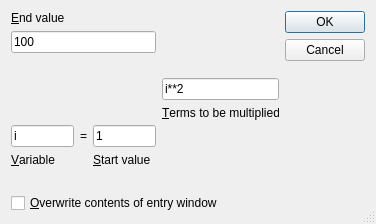
<?xml version="1.0" encoding="UTF-8"?>
<ui version="4.0">
 <class>ProdDialog</class>
 <widget class="QDialog" name="ProdDialog">
  <property name="geometry">
   <rect>
    <x>0</x>
    <y>0</y>
    <width>376</width>
    <height>224</height>
   </rect>
  </property>
  <property name="windowTitle">
   <string>Define product</string>
  </property>
  <property name="sizeGripEnabled">
   <bool>true</bool>
  </property>
  <layout class="QVBoxLayout" name="verticalLayout">
   <item>
    <layout class="QHBoxLayout">
     <property name="spacing">
      <number>6</number>
     </property>
     <property name="margin">
      <number>0</number>
     </property>
     <item>
      <layout class="QVBoxLayout">
       <property name="spacing">
        <number>6</number>
       </property>
       <property name="margin">
        <number>0</number>
       </property>
       <item>
        <layout class="QGridLayout">
         <property name="margin">
          <number>0</number>
         </property>
         <property name="spacing">
          <number>6</number>
         </property>
         <item row="0" column="0">
          <widget class="QLabel" name="label3">
           <property name="text">
            <string>&amp;End value</string>
           </property>
           <property name="wordWrap">
            <bool>false</bool>
           </property>
           <property name="buddy">
            <cstring>editTo</cstring>
           </property>
          </widget>
         </item>
         <item row="1" column="0">
          <widget class="QLineEdit" name="editTo">
           <property name="text">
            <string>100</string>
           </property>
          </widget>
         </item>
        </layout>
       </item>
       <item>
        <layout class="QHBoxLayout">
         <property name="spacing">
          <number>6</number>
         </property>
         <property name="margin">
          <number>0</number>
         </property>
         <item>
          <spacer name="Spacer16">
           <property name="orientation">
            <enum>Qt::Horizontal</enum>
           </property>
           <property name="sizeType">
            <enum>QSizePolicy::Expanding</enum>
           </property>
           <property name="sizeHint" stdset="0">
            <size>
             <width>20</width>
             <height>20</height>
            </size>
           </property>
          </spacer>
         </item>
         <item>
          <widget class="QLabel" name="pixmap">
           <property name="minimumSize">
            <size>
             <width>40</width>
             <height>60</height>
            </size>
           </property>
           <property name="pixmap">
            <pixmap resource="../mathguide.qrc">:/img/large-pi.png</pixmap>
           </property>
           <property name="scaledContents">
            <bool>true</bool>
           </property>
           <property name="wordWrap">
            <bool>false</bool>
           </property>
          </widget>
         </item>
         <item>
          <spacer name="Spacer15">
           <property name="orientation">
            <enum>Qt::Horizontal</enum>
           </property>
           <property name="sizeType">
            <enum>QSizePolicy::Expanding</enum>
           </property>
           <property name="sizeHint" stdset="0">
            <size>
             <width>20</width>
             <height>20</height>
            </size>
           </property>
          </spacer>
         </item>
        </layout>
       </item>
       <item>
        <layout class="QGridLayout">
         <property name="margin">
          <number>0</number>
         </property>
         <property name="spacing">
          <number>6</number>
         </property>
         <item row="1" column="0">
          <widget class="QLabel" name="labelVar">
           <property name="text">
            <string>&amp;Variable</string>
           </property>
           <property name="wordWrap">
            <bool>false</bool>
           </property>
           <property name="buddy">
            <cstring>editVar</cstring>
           </property>
          </widget>
         </item>
         <item row="0" column="2">
          <widget class="QLineEdit" name="editFrom">
           <property name="text">
            <string>1</string>
           </property>
          </widget>
         </item>
         <item row="1" column="2">
          <widget class="QLabel" name="labelFrom">
           <property name="text">
            <string>&amp;Start value</string>
           </property>
           <property name="wordWrap">
            <bool>false</bool>
           </property>
           <property name="buddy">
            <cstring>editFrom</cstring>
           </property>
          </widget>
         </item>
         <item row="0" column="0">
          <widget class="QLineEdit" name="editVar">
           <property name="text">
            <string>i</string>
           </property>
          </widget>
         </item>
         <item row="0" column="1">
          <widget class="QLabel" name="TextLabel1">
           <property name="text">
            <string>=</string>
           </property>
           <property name="alignment">
            <set>Qt::AlignCenter</set>
           </property>
           <property name="wordWrap">
            <bool>false</bool>
           </property>
          </widget>
         </item>
        </layout>
       </item>
      </layout>
     </item>
     <item>
      <layout class="QVBoxLayout">
       <property name="spacing">
        <number>6</number>
       </property>
       <property name="margin">
        <number>0</number>
       </property>
       <item>
        <spacer name="Spacer6">
         <property name="orientation">
          <enum>Qt::Vertical</enum>
         </property>
         <property name="sizeType">
          <enum>QSizePolicy::Expanding</enum>
         </property>
         <property name="sizeHint" stdset="0">
          <size>
           <width>20</width>
           <height>20</height>
          </size>
         </property>
        </spacer>
       </item>
       <item>
        <widget class="QLabel" name="TextLabel6">
         <property name="text">
          <string/>
         </property>
         <property name="wordWrap">
          <bool>false</bool>
         </property>
        </widget>
       </item>
       <item>
        <widget class="QLineEdit" name="editTerm">
         <property name="text">
          <string>i**2</string>
         </property>
        </widget>
       </item>
       <item>
        <widget class="QLabel" name="labelTerm">
         <property name="text">
          <string>&amp;Terms to be multiplied</string>
         </property>
         <property name="wordWrap">
          <bool>false</bool>
         </property>
         <property name="buddy">
          <cstring>editTerm</cstring>
         </property>
        </widget>
       </item>
       <item>
        <spacer name="Spacer7">
         <property name="orientation">
          <enum>Qt::Vertical</enum>
         </property>
         <property name="sizeType">
          <enum>QSizePolicy::Expanding</enum>
         </property>
         <property name="sizeHint" stdset="0">
          <size>
           <width>20</width>
           <height>20</height>
          </size>
         </property>
        </spacer>
       </item>
      </layout>
     </item>
     <item>
      <spacer name="Spacer8">
       <property name="orientation">
        <enum>Qt::Horizontal</enum>
       </property>
       <property name="sizeType">
        <enum>QSizePolicy::Expanding</enum>
       </property>
       <property name="sizeHint" stdset="0">
        <size>
         <width>20</width>
         <height>20</height>
        </size>
       </property>
      </spacer>
     </item>
     <item>
      <layout class="QVBoxLayout">
       <property name="spacing">
        <number>6</number>
       </property>
       <property name="margin">
        <number>0</number>
       </property>
       <item>
        <widget class="QPushButton" name="buttonOk">
         <property name="text">
          <string>OK</string>
         </property>
         <property name="shortcut">
          <string/>
         </property>
         <property name="autoDefault">
          <bool>true</bool>
         </property>
         <property name="default">
          <bool>true</bool>
         </property>
        </widget>
       </item>
       <item>
        <widget class="QPushButton" name="buttonCancel">
         <property name="text">
          <string>Cancel</string>
         </property>
         <property name="autoDefault">
          <bool>true</bool>
         </property>
        </widget>
       </item>
       <item>
        <spacer name="Spacer4">
         <property name="orientation">
          <enum>Qt::Vertical</enum>
         </property>
         <property name="sizeType">
          <enum>QSizePolicy::Expanding</enum>
         </property>
         <property name="sizeHint" stdset="0">
          <size>
           <width>20</width>
           <height>20</height>
          </size>
         </property>
        </spacer>
       </item>
      </layout>
     </item>
    </layout>
   </item>
   <item>
    <spacer name="verticalSpacer">
     <property name="orientation">
      <enum>Qt::Vertical</enum>
     </property>
     <property name="sizeHint" stdset="0">
      <size>
       <width>20</width>
       <height>11</height>
      </size>
     </property>
    </spacer>
   </item>
   <item>
    <widget class="QCheckBox" name="checkBoxOverwrite">
     <property name="text">
      <string>&amp;Overwrite contents of entry window</string>
     </property>
    </widget>
   </item>
  </layout>
 </widget>
 <layoutdefault spacing="6" margin="11"/>
 <tabstops>
  <tabstop>editFrom</tabstop>
  <tabstop>editTo</tabstop>
  <tabstop>editTerm</tabstop>
  <tabstop>buttonOk</tabstop>
  <tabstop>buttonCancel</tabstop>
  <tabstop>editVar</tabstop>
 </tabstops>
 <resources>
  <include location="../mathguide.qrc"/>
 </resources>
 <connections>
  <connection>
   <sender>buttonOk</sender>
   <signal>clicked()</signal>
   <receiver>ProdDialog</receiver>
   <slot>accept()</slot>
   <hints>
    <hint type="sourcelabel">
     <x>20</x>
     <y>20</y>
    </hint>
    <hint type="destinationlabel">
     <x>20</x>
     <y>20</y>
    </hint>
   </hints>
  </connection>
  <connection>
   <sender>buttonCancel</sender>
   <signal>clicked()</signal>
   <receiver>ProdDialog</receiver>
   <slot>reject()</slot>
   <hints>
    <hint type="sourcelabel">
     <x>20</x>
     <y>20</y>
    </hint>
    <hint type="destinationlabel">
     <x>20</x>
     <y>20</y>
    </hint>
   </hints>
  </connection>
 </connections>
</ui>
